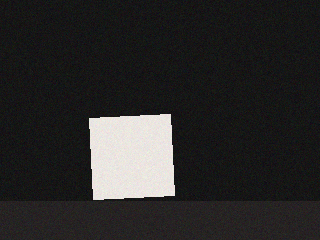
#> input picture data/samples/cube/cube_000.png, 320 x 240 px
$ python -i preprocessor.py   (imports and definitions only)
#> lines starting #> are read from the running program, lines starting #| are printed output that depends on the picture; after the words box and inside, x2 and y2 are one past the last pixel; in counts of white or black regions, pixels touching at a corner belong together
#> further down, picture is the input picture: shape (240, 320, 3); mean B, G, R 41.4, 41.9, 42.8
"""Image preprocessing, thresholding, and ROI contour extraction."""

from __future__ import annotations

from dataclasses import dataclass
import cv2
import numpy as np

from .config import PreprocessingConfig


@dataclass
class DetectedContour:
    """Represents a segmented candidate object on the conveyor belt."""

    contour: np.ndarray          # Contour in full-frame coordinates
    roi_contour: np.ndarray      # Contour in ROI-local coordinates
    bbox: tuple[int, int, int, int]  # (x, y, w, h) in full-frame coordinates
    centroid: tuple[int, int]    # (cx, cy) in full-frame coordinates
    area: float
    touches_roi_border: bool     # True if object is partially cut off by left/right ROI edge
    mask: np.ndarray             # Tight binary mask of the object inside its bounding box


class FramePreprocessor:
    """Segments foreground objects from the controlled conveyor backdrop."""

    def __init__(self, config: PreprocessingConfig | None = None) -> None:
        self.config = config or PreprocessingConfig()

    def get_roi_bounds(self, frame_shape: tuple[int, ...]) -> tuple[int, int, int, int]:
        """Return (x1, y1, x2, y2) pixel coordinates for the configured ROI."""
        h, w = frame_shape[:2]
        rx1, ry1, rx2, ry2 = self.config.roi
        return int(w * rx1), int(h * ry1), int(w * rx2), int(h * ry2)

    def process(self, frame: np.ndarray) -> tuple[list[DetectedContour], np.ndarray]:
        """
        Segment the frame and return candidate object contours sorted largest-first,
        along with the full-frame binary mask for visualization.
        """
        x1, y1, x2, y2 = self.get_roi_bounds(frame.shape)
#> x1 = 16; y1 = 24; x2 = 304; y2 = 216
        roi_frame = frame[y1:y2, x1:x2]
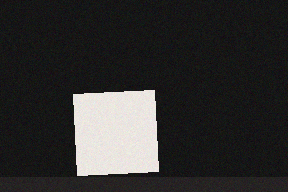
#> roi_frame: shape (192, 288, 3); mean B, G, R 47.2, 47.9, 48.7

        if roi_frame.ndim == 3:
            gray = cv2.cvtColor(roi_frame, cv2.COLOR_BGR2GRAY)
        else:
            gray = roi_frame.copy()

        k = max(3, self.config.blur_kernel | 1)  # Ensure odd kernel size
        blurred = cv2.GaussianBlur(gray, (k, k), 0)

        thresh_type = (
            cv2.THRESH_BINARY_INV if self.config.invert_threshold else cv2.THRESH_BINARY
        )

        if self.config.threshold_mode == "adaptive":
            roi_mask = cv2.adaptiveThreshold(
                blurred,
                255,
                cv2.ADAPTIVE_THRESH_GAUSSIAN_C,
                thresh_type,
                21,
                5,
            )
        elif self.config.threshold_mode == "fixed":
            _, roi_mask = cv2.threshold(
                blurred, self.config.fixed_threshold, 255, thresh_type
            )
        else:
            # Default: Otsu's automatic thresholding (ideal for high-contrast tunnel)
            # Check contrast first so an empty dark belt doesn't amplify sensor noise
            min_val, max_val, _, _ = cv2.minMaxLoc(blurred)
#> min_val = 18; max_val = 234
            if (max_val - min_val) < 30:
                roi_mask = np.zeros_like(blurred)
            else:
                _, roi_mask = cv2.threshold(
                    blurred, 0, 255, thresh_type | cv2.THRESH_OTSU
                )
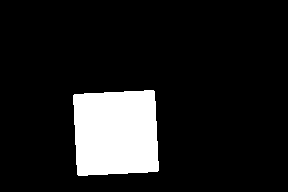
#> roi_mask: shape (192, 288); 12.2% white; 1 white region

        # Morphological open + close to remove noise specks and fill small holes
        kernel = cv2.getStructuringElement(cv2.MORPH_ELLIPSE, (3, 3))
        roi_mask = cv2.morphologyEx(roi_mask, cv2.MORPH_OPEN, kernel, iterations=1)
        roi_mask = cv2.morphologyEx(roi_mask, cv2.MORPH_CLOSE, kernel, iterations=2)

        contours, _ = cv2.findContours(
            roi_mask, cv2.RETR_EXTERNAL, cv2.CHAIN_APPROX_SIMPLE
        )
#> contours = 1 contour; box (x1, y1, x2, y2) and area: (73, 90, 159, 176) 6575

        roi_h, roi_w = roi_mask.shape[:2]
#> roi_h = 192; roi_w = 288
        margin = 3
        detected: list[DetectedContour] = []

        for cnt in contours:
            area = float(cv2.contourArea(cnt))
            if area < self.config.min_contour_area or area > self.config.max_contour_area:
                continue

            bx, by, bw, bh = cv2.boundingRect(cnt)
            touches_border = (bx <= margin) or ((bx + bw) >= (roi_w - margin))

            moments = cv2.moments(cnt)
            if moments["m00"] > 0:
                cx = int(moments["m10"] / moments["m00"]) + x1
                cy = int(moments["m01"] / moments["m00"]) + y1
            else:
                cx = bx + bw // 2 + x1
                cy = by + bh // 2 + y1

            # Offset contour to full-frame coordinates
            full_cnt = cnt + np.array([[[x1, y1]]], dtype=cnt.dtype)

            # Build clean binary mask isolated to this contour's bounding box
            local_mask = np.zeros((bh, bw), dtype=np.uint8)
            shifted_cnt = cnt - np.array([[[bx, by]]], dtype=cnt.dtype)
            cv2.drawContours(local_mask, [shifted_cnt], -1, 255, thickness=cv2.FILLED)

            detected.append(
                DetectedContour(
                    contour=full_cnt,
                    roi_contour=cnt,
                    bbox=(bx + x1, by + y1, bw, bh),
                    centroid=(cx, cy),
                    area=area,
                    touches_roi_border=touches_border,
                    mask=local_mask,
                )
            )
#> this loop made 1 pass
#> (area, bx, by, bw, bh, touches_border, cx, cy) on pass 1: (6575, 73, 90, 86, 86, False, 131, 156)
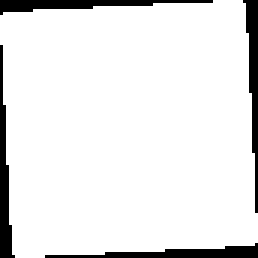
#> local_mask: shape (86, 86) (shown 3 times larger); 91.1% white; 4 black regions, box (x1, y1, x2, y2) and area: (0, 0, 71, 5) 165, (81, 0, 86, 71) 165, (0, 15, 5, 86) 165, (15, 81, 86, 86) 165
#> after the loop, detected = 1 item

        detected.sort(key=lambda d: d.area, reverse=True)

        full_mask = np.zeros(frame.shape[:2], dtype=np.uint8)
        full_mask[y1:y2, x1:x2] = roi_mask
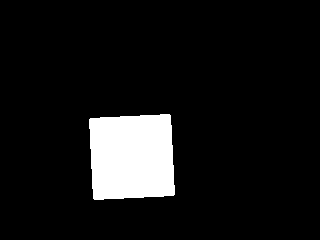
#> full_mask: shape (240, 320); 8.8% white; 1 white region, box (x1, y1, x2, y2) and area: (89, 114, 175, 200) 6736
        return detected, full_mask

>>> import cv2
>>> picture = cv2.imread('../../data/samples/cube/cube_000.png')
>>> result = FramePreprocessor().process(picture)

$ run again, on data/samples/cube/cube_001.png
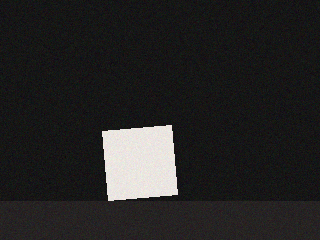
#> input picture data/samples/cube/cube_001.png, 320 x 240 px
#> picture is the input picture: shape (240, 320, 3); mean B, G, R 36.6, 37, 37.8
#> min_val = 18; max_val = 234
#> in process, `_, roi_mask = cv2.threshold( blurred, 0, 255, thresh_type | cv2.THRESH..`:
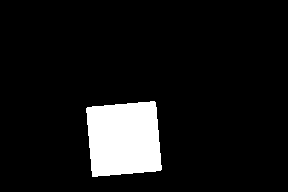
#> roi_mask: shape (192, 288); 8.9% white; 1 white region, box (x1, y1, x2, y2) and area: (86, 101, 162, 177) 4933
#> contours = 1 contour; box (x1, y1, x2, y2) and area: (86, 101, 162, 177) 4795
#> the loop in process, `for cnt in contours:` made 1 pass
#> (area, bx, by, bw, bh, touches_border, cx, cy) on pass 1: (4795, 86, 101, 76, 76, False, 139, 162)
#> after the loop in process, `for cnt in contours:`: detected = 1 item
#> in process, `full_mask[y1:y2, x1:x2] = roi_mask`:
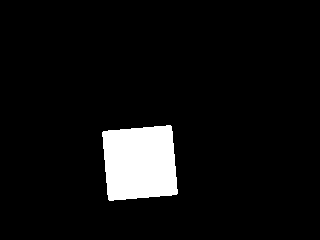
#> full_mask: shape (240, 320); 6.4% white; 1 white region, box (x1, y1, x2, y2) and area: (102, 125, 178, 201) 4932

$ run again, on data/samples/cube/cube_002.png
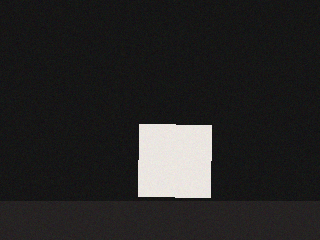
#> input picture data/samples/cube/cube_002.png, 320 x 240 px
#> picture is the input picture: shape (240, 320, 3); mean B, G, R 37.7, 38.1, 38.9
#> min_val = 18; max_val = 233
#> in process, `_, roi_mask = cv2.threshold( blurred, 0, 255, thresh_type | cv2.THRESH..`:
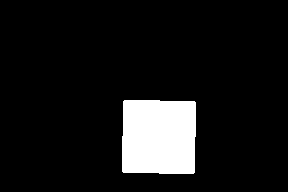
#> roi_mask: shape (192, 288); 9.6% white; 1 white region
#> contours = 1 contour; box (x1, y1, x2, y2) and area: (122, 100, 196, 174) 5183
#> the loop in process, `for cnt in contours:` made 1 pass
#> (area, bx, by, bw, bh, touches_border, cx, cy) on pass 1: (5183, 122, 100, 74, 74, False, 174, 160)
#> after the loop in process, `for cnt in contours:`: detected = 1 item
#> in process, `full_mask[y1:y2, x1:x2] = roi_mask`:
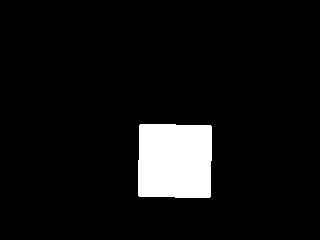
#> full_mask: shape (240, 320); 6.9% white; 1 white region, box (x1, y1, x2, y2) and area: (138, 124, 212, 198) 5326

$ run again, on data/samples/cube/cube_003.png
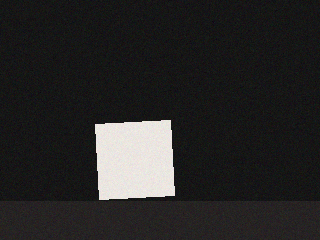
#> input picture data/samples/cube/cube_003.png, 320 x 240 px
#> picture is the input picture: shape (240, 320, 3); mean B, G, R 38.9, 39.3, 40.2
#> min_val = 18; max_val = 234
#> in process, `_, roi_mask = cv2.threshold( blurred, 0, 255, thresh_type | cv2.THRESH..`:
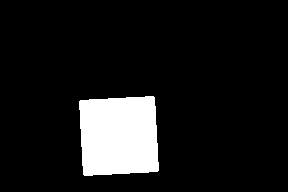
#> roi_mask: shape (192, 288); 10.5% white; 1 white region
#> contours = 1 contour; box (x1, y1, x2, y2) and area: (79, 96, 159, 176) 5639
#> the loop in process, `for cnt in contours:` made 1 pass
#> (area, bx, by, bw, bh, touches_border, cx, cy) on pass 1: (5639, 79, 96, 80, 80, False, 134, 159)
#> after the loop in process, `for cnt in contours:`: detected = 1 item
#> in process, `full_mask[y1:y2, x1:x2] = roi_mask`:
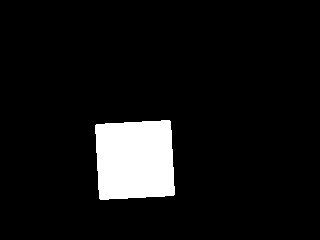
#> full_mask: shape (240, 320); 7.5% white; 1 white region, box (x1, y1, x2, y2) and area: (95, 120, 175, 200) 5788
